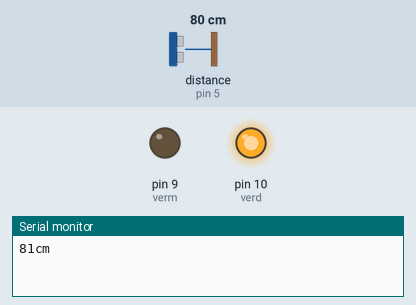
The sketch below on a simulated Arduino Uno, built with avr-gcc and run on an emulated ATmega328P. Shown: output pins drawn as LEDs (lit = HIGH), the last lines printed to the serial monitor. Inputs (shaded band) come from the test bench; at power-on: distance to the obstacle (sensor on pin 5) 80 cm. The echo pulse lasts 58.3 µs per cm.

Above: at 1.8 s.
1.9 s: distance to the obstacle (sensor on pin 5) set to 11 cm
3.4 s: distance to the obstacle (sensor on pin 5) set to 8 cm
At 4.6 s:
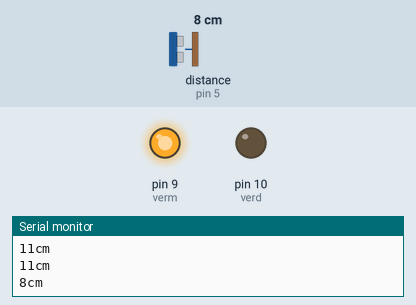
5.5 s: distance to the obstacle (sensor on pin 5) set to 18 cm
At 6.3 s:
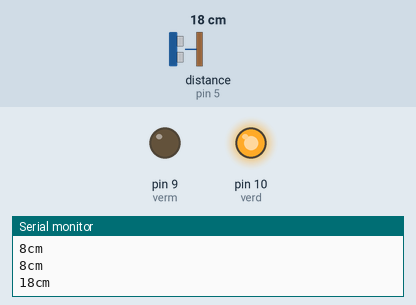
7.5 s: distance to the obstacle (sensor on pin 5) set to 2 cm
At 9.2 s:
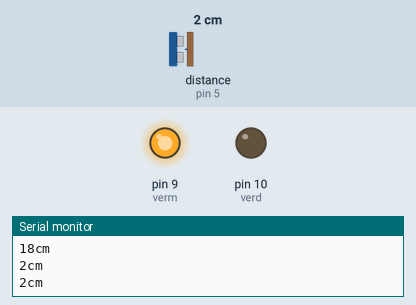
Timing chart, 0 to 10.5 s (numbered marks = the images above; inputs shaded):
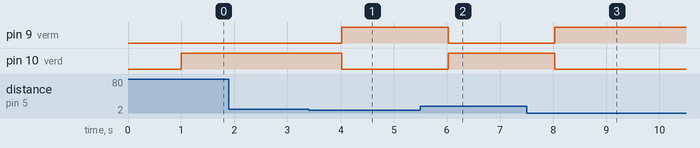

The sketch:

practica_2.2bp.ino
```cpp
#include <NewPing.h>

const int TriggerPin = 6;
const int EchoPin = 5;
const int MaxDistance = 200;
const int verm=9;
const int verd=10;

NewPing sonar(TriggerPin, EchoPin, MaxDistance);

void setup() {
  Serial.begin(9600);
  pinMode(verm, OUTPUT);
  pinMode(verd, OUTPUT);
  digitalWrite(verm, LOW);
  digitalWrite(verd, LOW);
}

void loop() {
  delay(1000); // esperar 50ms entre pings (29ms como minimo)
  if(sonar.ping_cm() < 10){
    digitalWrite(verm, HIGH);
    digitalWrite(verd, LOW);
  } else {
    digitalWrite(verm, LOW);
    digitalWrite(verd, HIGH);
  }
  Serial.print(sonar.ping_cm()); // obtener el valor en cm (0 = fuera de rango)
  Serial.println("cm");
}
```

Measured:
- the behaviour switches between 10 and 9 cm on distance to the obstacle (sensor on pin 5) (found by bisection; images 0 and 1)
- after the input at 3.4 s, pin 9 (verm): LOW → HIGH after 0.62 s; pin 10 (verd): HIGH → LOW after 0.62 s
- after the input at 5.5 s, pin 9 (verm): HIGH → LOW after 0.52 s; pin 10 (verd): LOW → HIGH after 0.52 s
- after the input at 7.5 s, pin 9 (verm): LOW → HIGH after 0.53 s; pin 10 (verd): HIGH → LOW after 0.53 s
